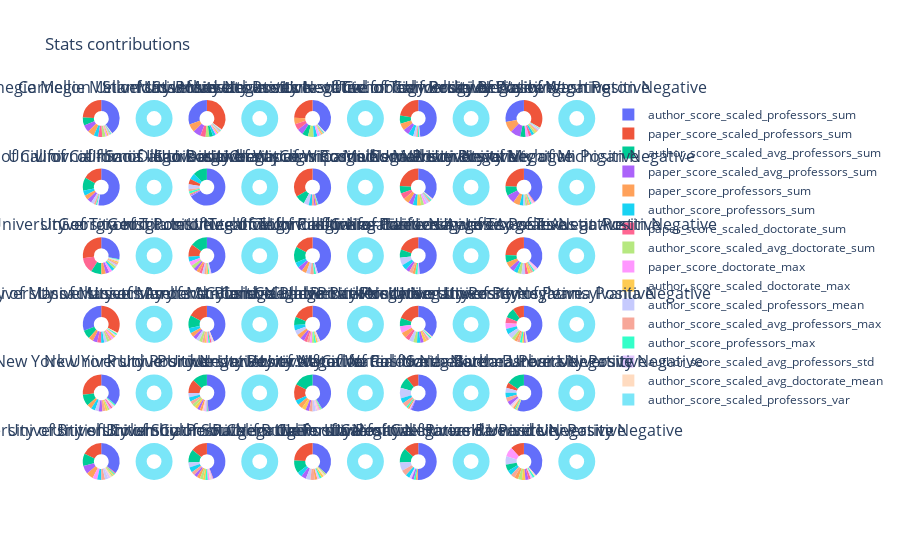

Write notebook code for a chart like this one.
### Code cell
labels = dfstatistics["stat"].tolist()

data_array = final_results.head(number_of_results)[
    [
        "university",
        "final_array",
    ]
].reset_index()

custom_title = "Stats contributions"

num_rows = int(np.ceil(np.sqrt(number_of_results)))
num_cols = int(np.ceil(number_of_results / num_rows))

specs = [[{'type': 'pie'}, {'type': 'pie'}] * num_cols] * num_rows

titles = []
for d in data_array["university"].tolist():
    titles.append(f"{d} Positive")
    titles.append(f"{d} Negative")
    
fig = make_subplots(
    rows=num_rows,
    cols=num_cols*2,
    subplot_titles=titles,
    specs=specs,
)

for i in range(number_of_results):
    row = i // num_cols + 1
    col = (i % num_cols) * 2 + 1 
    pos_val, pos_label, neg_val, neg_label = get_signed_lists(
        data_array["final_array"].iloc[i], labels
    )
    pos_pie_trace = go.Pie(
        labels=pos_label,
        values=pos_val,
        textinfo="none",
        hoverinfo="label+percent",
        hole=0.4,
    )
    
    neg_pie_trace = go.Pie(
        labels=neg_label,
        values=neg_val,
        textinfo="none",
        hoverinfo="label+percent",
        hole=0.4,       
    )

    fig.add_trace(pos_pie_trace, row=row, col=col)
    fig.add_trace(neg_pie_trace, row=row, col=col+1)

fig.update_layout(title_text=custom_title, showlegend=True)

fig.show()
